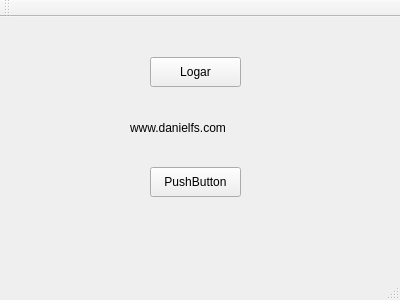
<?xml version="1.0" encoding="UTF-8"?>
<ui version="4.0">
 <class>MainWindow</class>
 <widget class="QMainWindow" name="MainWindow">
  <property name="geometry">
   <rect>
    <x>0</x>
    <y>0</y>
    <width>400</width>
    <height>300</height>
   </rect>
  </property>
  <property name="windowTitle">
   <string>MainWindow</string>
  </property>
  <widget class="QWidget" name="centralWidget">
   <widget class="QPushButton" name="pushButton">
    <property name="geometry">
     <rect>
      <x>150</x>
      <y>40</y>
      <width>91</width>
      <height>30</height>
     </rect>
    </property>
    <property name="text">
     <string>Logar</string>
    </property>
   </widget>
   <widget class="QLabel" name="label">
    <property name="geometry">
     <rect>
      <x>130</x>
      <y>100</y>
      <width>131</width>
      <height>22</height>
     </rect>
    </property>
    <property name="text">
     <string>www.danielfs.com</string>
    </property>
   </widget>
   <widget class="QPushButton" name="pushButton_2">
    <property name="geometry">
     <rect>
      <x>150</x>
      <y>150</y>
      <width>91</width>
      <height>30</height>
     </rect>
    </property>
    <property name="text">
     <string>PushButton</string>
    </property>
   </widget>
  </widget>
  <widget class="QMenuBar" name="menuBar">
   <property name="geometry">
    <rect>
     <x>0</x>
     <y>0</y>
     <width>400</width>
     <height>27</height>
    </rect>
   </property>
  </widget>
  <widget class="QToolBar" name="mainToolBar">
   <attribute name="toolBarArea">
    <enum>TopToolBarArea</enum>
   </attribute>
   <attribute name="toolBarBreak">
    <bool>false</bool>
   </attribute>
  </widget>
  <widget class="QStatusBar" name="statusBar"/>
 </widget>
 <layoutdefault spacing="6" margin="11"/>
 <resources/>
 <connections/>
</ui>
